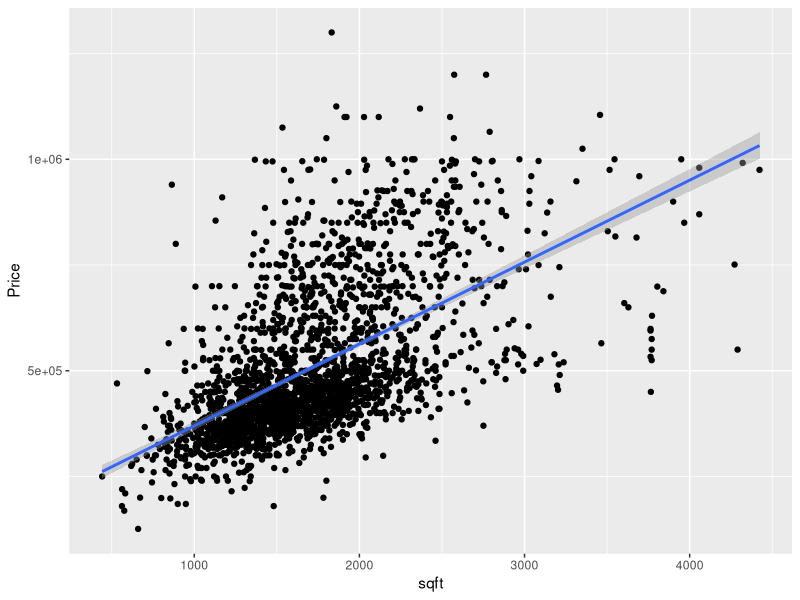
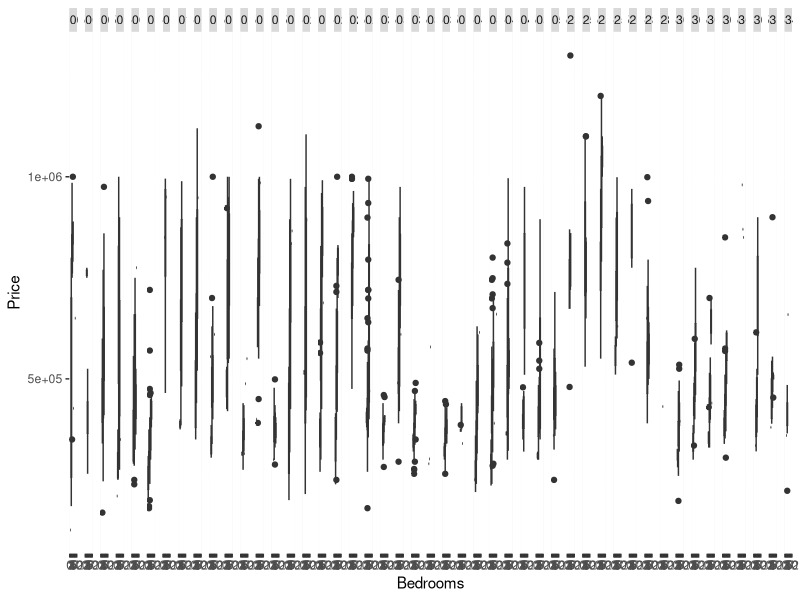
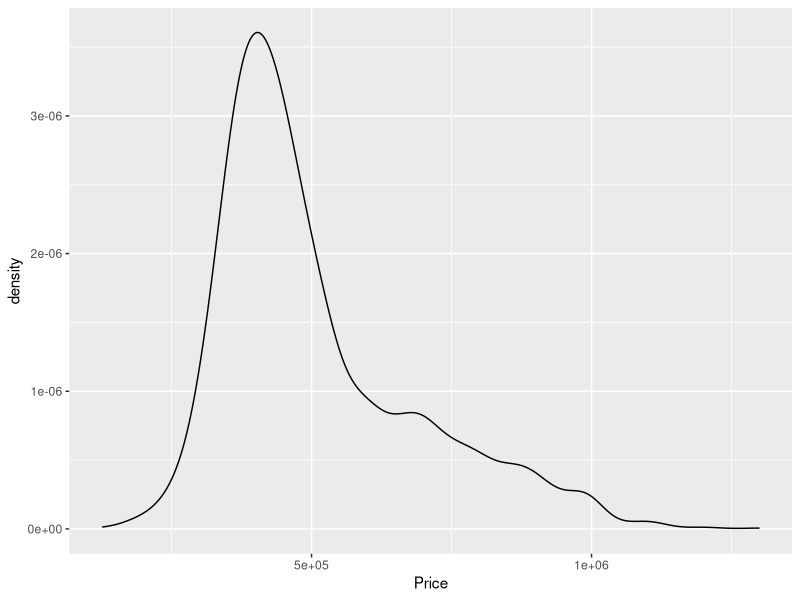

These figures' R source, in order:
## Machine Learning Real Estate Predictions
## Statistical Tests

# load libraries
library(dplyr)
library(tidyverse)
library(ggplot2)
library(stats)

# import and read data
base_table <- read.csv(file='combined_data_clean.csv', check.names = F, stringsAsFactors = F)
head(base_table)

# adjust cols
prop_df <- subset(base_table, select = -c(id, Address, mls))
prop_df <- prop_df %>% rename(year_built = `Year Built`)
prop_df <- prop_df %>% rename(sqft = `Approx SQFT`)
head(prop_df)

prop_filter <- prop_df[,c('Price', 'zip', 'sqft')]
prop_filter$zip <- factor(prop_filter$zip)

prop_filter2 <- prop_df[,c('Price', 'zip', 'sqft', 'year_built', 'Bedrooms', 'Bathrooms')]
prop_filter2$Bedrooms <- factor(prop_filter2$Bedrooms)
prop_filter2$Bathrooms <- factor(prop_filter2$Bathrooms)

## eda
price_summary <- prop_df %>% summarize(Mean=mean(Price), Median=median(Price), Variance=var(Price), SD=sd(Price))
price_summary

scttr <- ggplot(prop_df, aes(x=sqft, y=Price)) + geom_point() + geom_smooth(method=lm)
scttr

bp <- ggplot(prop_filter2, aes(x=Bedrooms, y=Price)) + geom_boxplot()
bp + facet_grid(. ~ zip)
# would have to bin bedrooms and zip


## statistical test types
# one-sample test (1 independent, 1 dependent) - not appropriate
# two-sample test (1 independent, 1 dependent), dichotomous - not appropriate
# anova (1+ categorical independent, 1 continuous dependent) - this could work
# simple linear regression - no
# multiple linear regression - yes, if we remove categorical values like zip codes
# chi-squared (1 categorical, 1+ categorical) - 'is there a difference in categorical frequencies between groups?)

## statistical tests
ggplot(prop_df, aes(x=Price)) + geom_density() # visualize distribution using density plot
shapiro.test(prop_df$Price) # pvalue much less than 0.05, so NOT normal distribution
# note: strong right skew

# anova - considering all features are actually categorical even though they're numbers (sqft is exception)
summary(aov(Price ~ zip, data=prop_filter))
summary(aov(Price ~ zip + sqft, data = prop_filter))
summary(aov(Price ~ zip + sqft + year_built + Bedrooms + Bathrooms, data = prop_filter2))

# multiple linear regression
# using only numerical values - that is, not year_built or zip
summary(lm(Price ~ sqft + Bedrooms + Bathrooms, data = prop_df))
